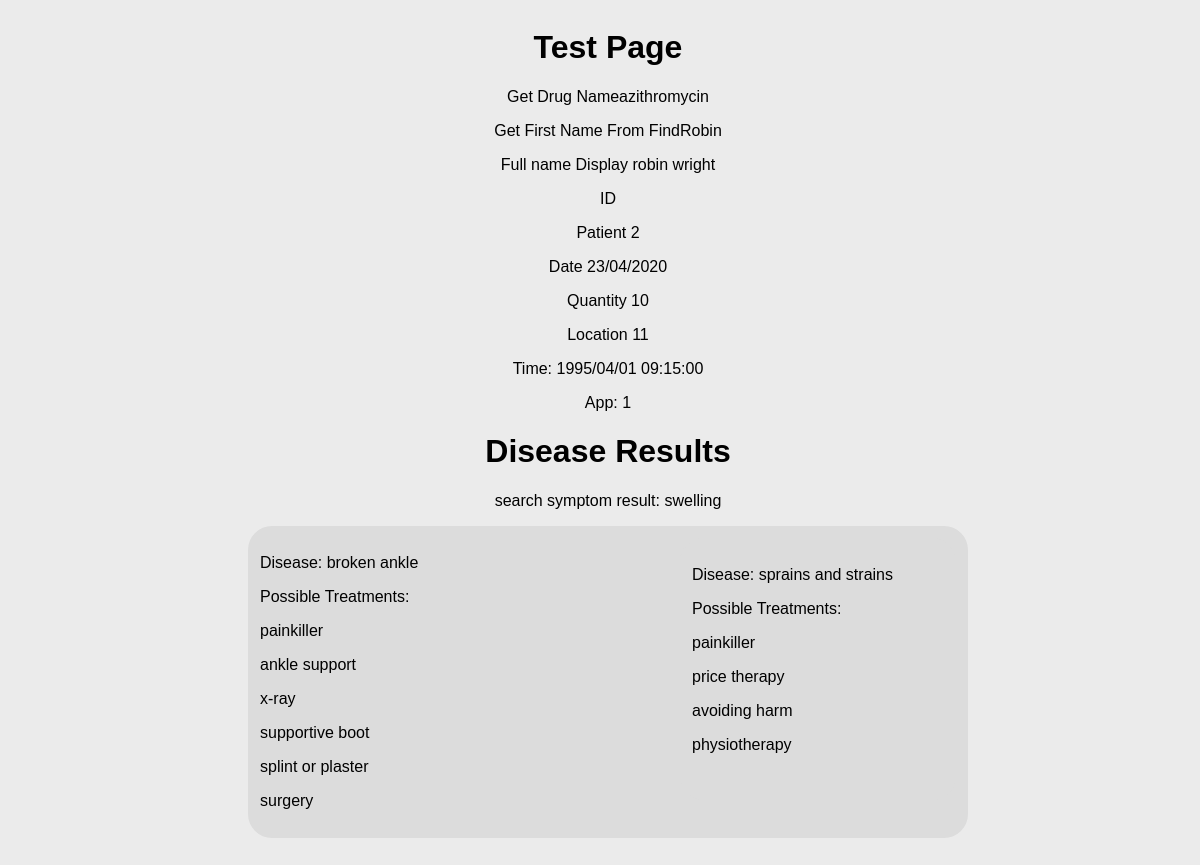
The page /smms/php/test.php on the database its author committed.
### tables this page shows
CREATE TABLE IF NOT EXISTS `Drug` (
  `id` INT NOT NULL AUTO_INCREMENT,
  `name` VARCHAR(300) NOT NULL,
  PRIMARY KEY (`id`));

CREATE TABLE IF NOT EXISTS `Person` (
  `id` INT NOT NULL AUTO_INCREMENT,
  `first_name` VARCHAR(45) NOT NULL,
  `last_name` VARCHAR(45) NOT NULL,
  `dob` DATE NULL,
  `gender` TINYINT(1) NULL,
  `email` VARCHAR(45) NOT NULL,
  `phone` VARCHAR(15) NOT NULL,
  `address` INT NOT NULL,
  `role` INT NOT NULL,
  `username` VARCHAR(45) NOT NULL,
  `password` VARCHAR(45) NOT NULL,
  `isactive` TINYINT(1) NOT NULL,
  PRIMARY KEY (`id`),
  CONSTRAINT `person_role_fk`
    FOREIGN KEY (`role`)
    REFERENCES `Role` (`id`)
    ON DELETE NO ACTION
    ON UPDATE NO ACTION,
  CONSTRAINT `person_location_fk`
    FOREIGN KEY (`address`)
    REFERENCES `Location` (`id`)
    ON DELETE NO ACTION
    ON UPDATE NO ACTION);

CREATE TABLE IF NOT EXISTS `Appointment` (
  `id` INT NOT NULL AUTO_INCREMENT,
  `desciption` VARCHAR(45) NOT NULL,
  `patient` INT NOT NULL,
  `staff_member` INT NOT NULL,
  `date_time` DATETIME NOT NULL,
  `location` INT NOT NULL,
  `duration` INT(5) NOT NULL,
  `isactive` TINYINT(1) NOT NULL,
  PRIMARY KEY (`id`),
  CONSTRAINT `appointment_patient_fk`
    FOREIGN KEY (`patient`)
    REFERENCES `Person` (`id`)
    ON DELETE NO ACTION
    ON UPDATE NO ACTION,
  CONSTRAINT `appointment_staff_member_fk`
    FOREIGN KEY (`staff_member`)
    REFERENCES `Person` (`id`)
    ON DELETE NO ACTION
    ON UPDATE NO ACTION,
  CONSTRAINT `appointment_location_fk`
    FOREIGN KEY (`location`)
    REFERENCES `Location` (`id`)
    ON DELETE NO ACTION
    ON UPDATE NO ACTION);

CREATE TABLE IF NOT EXISTS `Symptom` (
  `id` INT NOT NULL AUTO_INCREMENT,
  `name` VARCHAR(300) NOT NULL,
  PRIMARY KEY (`id`));

CREATE TABLE IF NOT EXISTS `Disease` (
  `id` INT NOT NULL AUTO_INCREMENT,
  `name` VARCHAR(300) NOT NULL,
  PRIMARY KEY (`id`));

CREATE TABLE IF NOT EXISTS `Treatment` (
  `id` INT NOT NULL AUTO_INCREMENT,
  `name` VARCHAR(300) NOT NULL,
  PRIMARY KEY (`id`));

### smms/php/test.php (the view, shortened to what the rows shown need)
<?php
include("../OOP/WebPage.php");
include("../service/serviceFacade.php");
$service = new serviceFacade();
$patientId = 2;
$date = "23/04/2020";
$quantity = 10;
$location = 11;
$drugs = $service->findAllDrugs();
$name = $drugs[1]->getName();
$person = $service->findPersonById(1);
$fullName = strtolower($person->getFirstName()) . " " . strtolower($person->getLastName());
$prescription = new prescriptionDTO(null, $patientId, $date, $quantity, $location, 1);
$d = 01;
$m = 04;
$y = 1995;
$h = 9;
$min = 15;
$time = "" . $y . "-" . $m . "-" . $d . " " . $h . ":" . $min;
$date = date_create($time);
$formattedDate = date_format($date, "Y/m/d H:i:s");
$app = $service->findAppointmentById(2);
?>
    <div>
        <h1>Test Page</h1>
        <p>Get Drug Name<?= $name ?></p>
        <p>Get First Name From Find<?= $person->getFirstName() ?></p>
        <p>Full name Display <?= $fullName ?></p>
        <p>ID <?= $prescription->getId() ?></p>
        <p>Patient <?= $prescription->getPatient() ?></p>
        <p>Date <?= $prescription->getDate() ?></p>
        <p>Quantity <?= $prescription->getQuantity() ?></p>
        <p>Location <?= $prescription->getLocation() ?></p>
        <p> Time: <?= $formattedDate ?></p>
        <p>App: <?= $app->getIsactive() ?></p>
    </div>
<?php
$symptoms = $service->findAllSymptoms();
foreach ($symptoms as $symptom) {
    if ($symptom->getName() == "swelling") {
        $matchingSymptom = $symptom;
    }
}
$diseases = $service->findDiseaseSymptomLinkBySymptomId($matchingSymptom->getId());
?>
    <h1>Disease Results</h1>
    <p>search symptom result: <?= $matchingSymptom->getName() ?></p>
    <div class="searchResults">
<?php
foreach ($diseases as $d) {
    $disease = $service->findDiseaseById($d->getDisease());
    $matchingTreatments = $service->findDiseaseTreatmentLinkByDiseaseId($d->getDisease())
    ?>
    <div class="searchResult">
    <div class="searchDetails">
        <p>Disease: <?= $disease->getName() ?></p>
        <p>Possible Treatments:</p>
        <?php
        foreach ($matchingTreatments as $t) {
            $treatment = $service->findTreatmentById($t->getTreatment())
            ?>
            <p><?= $treatment->getName() ?></p>
            <?php
        }
        ?>
    </div>
    <?php
}

### rows shown on the page
drug: name "azithromycin"
person: first_name "Robin", fullName "robin wright"
appointment: isactive "1"
symptom: name "swelling"
disease: name "broken ankle"
treatment: name "painkiller"
treatment: name "ankle support"
treatment: name "x-ray"
treatment: name "supportive boot"
treatment: name "splint or plaster"
treatment: name "surgery"
disease: name "sprains and strains"
treatment: name "price therapy"
treatment: name "avoiding harm"
treatment: name "physiotherapy"

### other values the page prints
$prescription->getPatient() "2"
$prescription->getDate() "23/04/2020"
$prescription->getQuantity() "10"
$prescription->getLocation() "11"
$formattedDate "1995/04/01 09:15:00"
